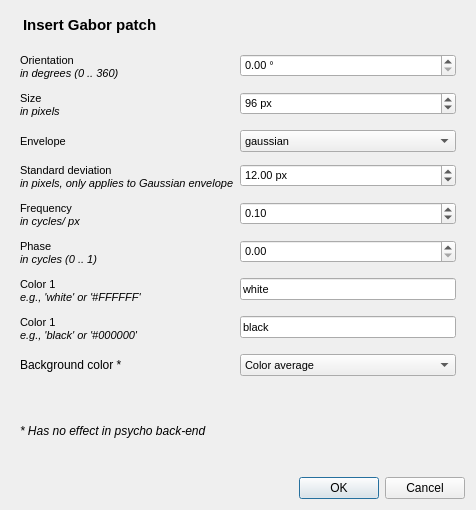
<?xml version="1.0" encoding="UTF-8"?>
<ui version="4.0">
 <class>gabor_dialog</class>
 <widget class="QDialog" name="gabor_dialog">
  <property name="geometry">
   <rect>
    <x>0</x>
    <y>0</y>
    <width>476</width>
    <height>510</height>
   </rect>
  </property>
  <property name="windowTitle">
   <string>Insert Gabor patch</string>
  </property>
  <layout class="QVBoxLayout" name="verticalLayout">
   <item>
    <widget class="QWidget" name="widget_header_box" native="true">
     <property name="sizePolicy">
      <sizepolicy hsizetype="Preferred" vsizetype="Fixed">
       <horstretch>0</horstretch>
       <verstretch>0</verstretch>
      </sizepolicy>
     </property>
     <layout class="QHBoxLayout" name="horizontalLayout">
      <property name="spacing">
       <number>0</number>
      </property>
      <property name="margin">
       <number>5</number>
      </property>
      <item>
       <widget class="QLabel" name="label_gabor">
        <property name="sizePolicy">
         <sizepolicy hsizetype="Fixed" vsizetype="Preferred">
          <horstretch>0</horstretch>
          <verstretch>0</verstretch>
         </sizepolicy>
        </property>
        <property name="text">
         <string/>
        </property>
        <property name="pixmap">
         <pixmap>:/icons/gabor.png</pixmap>
        </property>
       </widget>
      </item>
      <item>
       <widget class="QLabel" name="label_2">
        <property name="font">
         <font>
          <pointsize>11</pointsize>
          <weight>75</weight>
          <bold>true</bold>
         </font>
        </property>
        <property name="text">
         <string>Insert Gabor patch</string>
        </property>
       </widget>
      </item>
     </layout>
    </widget>
   </item>
   <item>
    <widget class="QWidget" name="widget" native="true">
     <property name="font">
      <font>
       <pointsize>8</pointsize>
      </font>
     </property>
     <layout class="QFormLayout" name="formLayout">
      <property name="fieldGrowthPolicy">
       <enum>QFormLayout::AllNonFixedFieldsGrow</enum>
      </property>
      <property name="verticalSpacing">
       <number>12</number>
      </property>
      <item row="0" column="0">
       <widget class="QLabel" name="label_3">
        <property name="text">
         <string>Orientation&lt;br /&gt;&lt;i&gt;in degrees (0 .. 360)&lt;/i&gt;</string>
        </property>
       </widget>
      </item>
      <item row="0" column="1">
       <widget class="QDoubleSpinBox" name="spinbox_orient">
        <property name="suffix">
         <string> °</string>
        </property>
        <property name="maximum">
         <double>360.000000000000000</double>
        </property>
       </widget>
      </item>
      <item row="1" column="0">
       <widget class="QLabel" name="label_4">
        <property name="text">
         <string>Size&lt;br /&gt;&lt;i&gt;in pixels&lt;/i&gt;</string>
        </property>
       </widget>
      </item>
      <item row="1" column="1">
       <widget class="QSpinBox" name="spinbox_size">
        <property name="suffix">
         <string> px</string>
        </property>
        <property name="minimum">
         <number>1</number>
        </property>
        <property name="maximum">
         <number>1000</number>
        </property>
        <property name="value">
         <number>96</number>
        </property>
       </widget>
      </item>
      <item row="2" column="0">
       <widget class="QLabel" name="label_5">
        <property name="text">
         <string>Envelope</string>
        </property>
       </widget>
      </item>
      <item row="2" column="1">
       <widget class="QComboBox" name="combobox_env">
        <item>
         <property name="text">
          <string>gaussian</string>
         </property>
        </item>
        <item>
         <property name="text">
          <string>linear</string>
         </property>
        </item>
        <item>
         <property name="text">
          <string>circular (sharp edge)</string>
         </property>
        </item>
        <item>
         <property name="text">
          <string>rectangular (no envelope)</string>
         </property>
        </item>
       </widget>
      </item>
      <item row="3" column="0">
       <widget class="QLabel" name="label_6">
        <property name="text">
         <string>Standard deviation&lt;br /&gt;&lt;i&gt;in pixels, only applies to Gaussian envelope&lt;/i&gt;</string>
        </property>
       </widget>
      </item>
      <item row="3" column="1">
       <widget class="QDoubleSpinBox" name="spinbox_stdev">
        <property name="suffix">
         <string> px</string>
        </property>
        <property name="maximum">
         <double>1000.000000000000000</double>
        </property>
        <property name="value">
         <double>12.000000000000000</double>
        </property>
       </widget>
      </item>
      <item row="4" column="0">
       <widget class="QLabel" name="label_7">
        <property name="text">
         <string>Frequency&lt;br /&gt;&lt;i&gt;in cycles/ px&lt;/i&gt;</string>
        </property>
       </widget>
      </item>
      <item row="4" column="1">
       <widget class="QDoubleSpinBox" name="spinbox_freq">
        <property name="suffix">
         <string/>
        </property>
        <property name="maximum">
         <double>1000.000000000000000</double>
        </property>
        <property name="value">
         <double>0.100000000000000</double>
        </property>
       </widget>
      </item>
      <item row="5" column="0">
       <widget class="QLabel" name="label_8">
        <property name="text">
         <string>Phase&lt;br /&gt;&lt;i&gt;in cycles (0 .. 1)&lt;/i&gt;</string>
        </property>
       </widget>
      </item>
      <item row="5" column="1">
       <widget class="QDoubleSpinBox" name="spinbox_phase">
        <property name="maximum">
         <double>1.000000000000000</double>
        </property>
        <property name="singleStep">
         <double>0.100000000000000</double>
        </property>
       </widget>
      </item>
      <item row="6" column="0">
       <widget class="QLabel" name="label_10">
        <property name="text">
         <string>Color 1&lt;br /&gt;&lt;i&gt;e.g., 'white' or '#FFFFFF'&lt;/i&gt;</string>
        </property>
       </widget>
      </item>
      <item row="6" column="1">
       <widget class="color_edit" name="edit_color1">
        <property name="text">
         <string notr="true">white</string>
        </property>
       </widget>
      </item>
      <item row="7" column="0">
       <widget class="QLabel" name="label_9">
        <property name="text">
         <string>Color 1&lt;br /&gt;&lt;i&gt;e.g., 'black' or '#000000'&lt;/i&gt;</string>
        </property>
       </widget>
      </item>
      <item row="7" column="1">
       <widget class="color_edit" name="edit_color2">
        <property name="text">
         <string notr="true">black</string>
        </property>
       </widget>
      </item>
      <item row="8" column="0">
       <widget class="QLabel" name="label_11">
        <property name="font">
         <font>
          <pointsize>9</pointsize>
         </font>
        </property>
        <property name="text">
         <string>Background color *</string>
        </property>
       </widget>
      </item>
      <item row="8" column="1">
       <widget class="QComboBox" name="combobox_bgmode">
        <item>
         <property name="text">
          <string>Color average</string>
         </property>
        </item>
        <item>
         <property name="text">
          <string>Color 2</string>
         </property>
        </item>
       </widget>
      </item>
     </layout>
    </widget>
   </item>
   <item>
    <widget class="QWidget" name="widget_3" native="true">
     <layout class="QVBoxLayout" name="verticalLayout_2">
      <item>
       <widget class="QLabel" name="label_12">
        <property name="font">
         <font>
          <pointsize>9</pointsize>
          <italic>true</italic>
         </font>
        </property>
        <property name="text">
         <string>* Has no effect in psycho back-end</string>
        </property>
        <property name="wordWrap">
         <bool>true</bool>
        </property>
       </widget>
      </item>
     </layout>
    </widget>
   </item>
   <item>
    <widget class="QDialogButtonBox" name="buttonBox">
     <property name="orientation">
      <enum>Qt::Horizontal</enum>
     </property>
     <property name="standardButtons">
      <set>QDialogButtonBox::Cancel|QDialogButtonBox::Ok</set>
     </property>
     <property name="centerButtons">
      <bool>false</bool>
     </property>
    </widget>
   </item>
  </layout>
 </widget>
 <customwidgets>
  <customwidget>
   <class>color_edit</class>
   <extends>QLineEdit</extends>
   <header>libqtopensesame/widgets/color_edit.h</header>
  </customwidget>
 </customwidgets>
 <resources/>
 <connections>
  <connection>
   <sender>buttonBox</sender>
   <signal>accepted()</signal>
   <receiver>gabor_dialog</receiver>
   <slot>accept()</slot>
   <hints>
    <hint type="sourcelabel">
     <x>248</x>
     <y>254</y>
    </hint>
    <hint type="destinationlabel">
     <x>157</x>
     <y>274</y>
    </hint>
   </hints>
  </connection>
  <connection>
   <sender>buttonBox</sender>
   <signal>rejected()</signal>
   <receiver>gabor_dialog</receiver>
   <slot>reject()</slot>
   <hints>
    <hint type="sourcelabel">
     <x>316</x>
     <y>260</y>
    </hint>
    <hint type="destinationlabel">
     <x>286</x>
     <y>274</y>
    </hint>
   </hints>
  </connection>
 </connections>
</ui>
